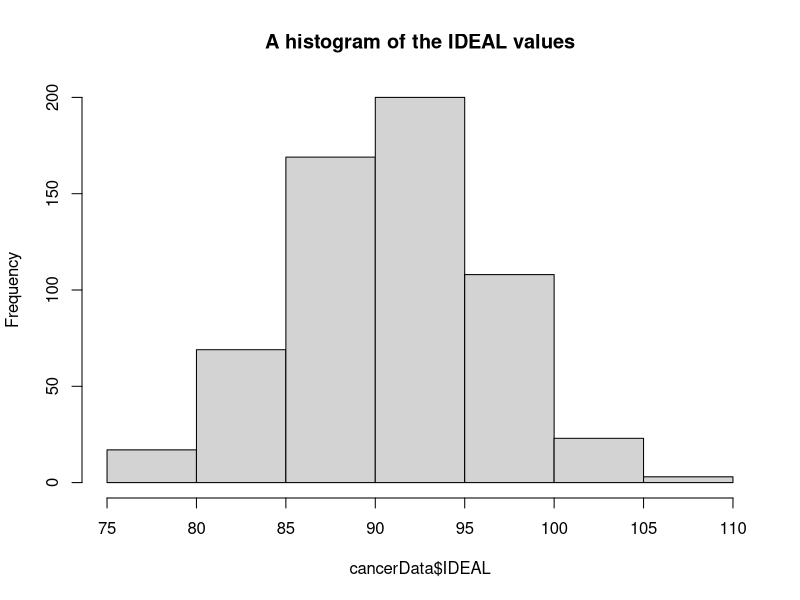
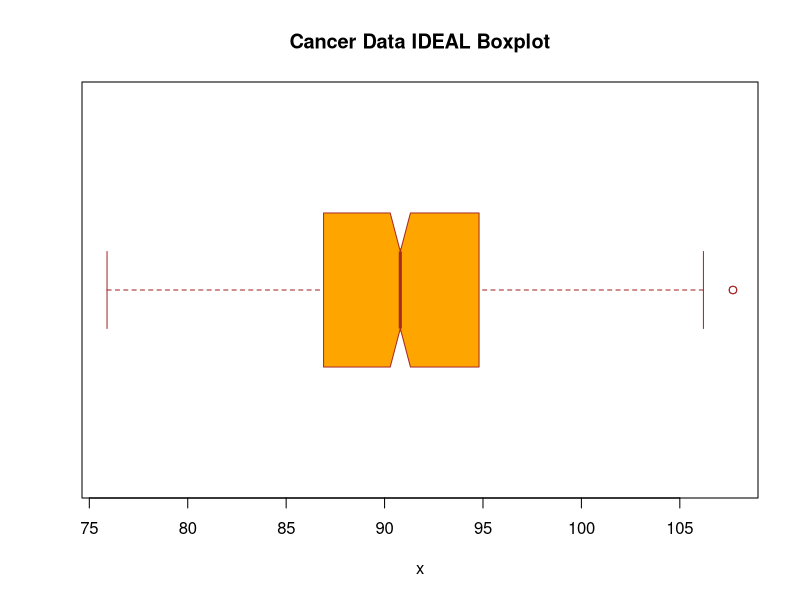
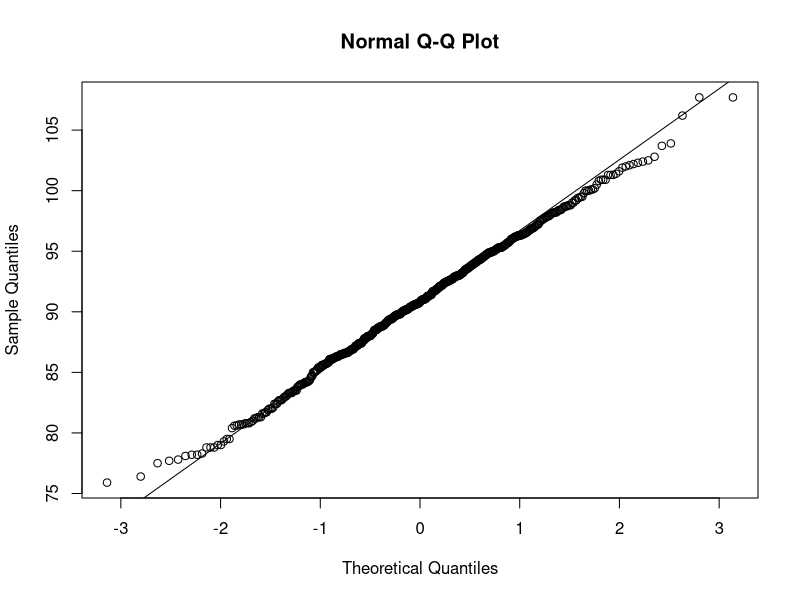
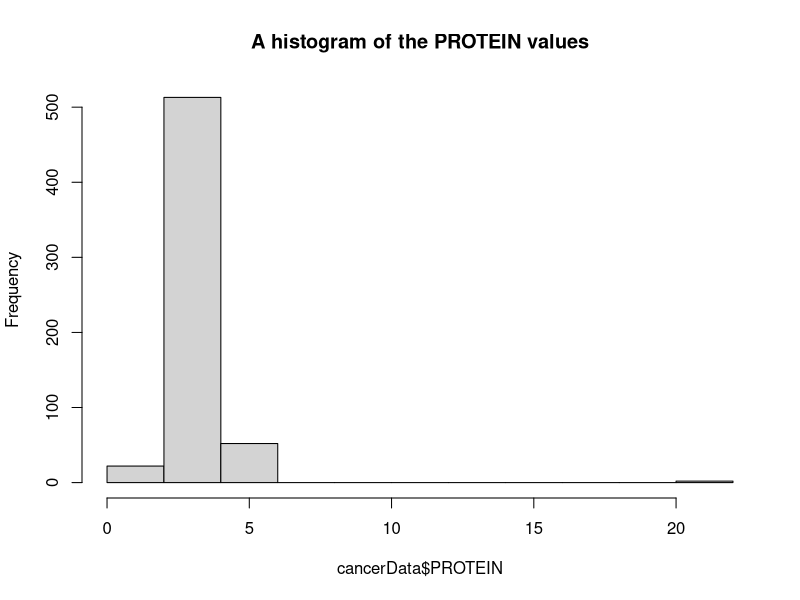
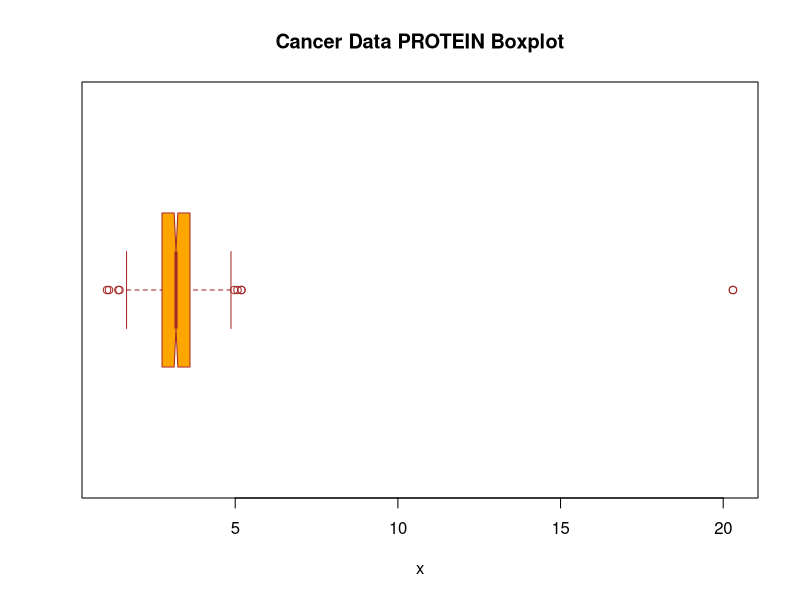
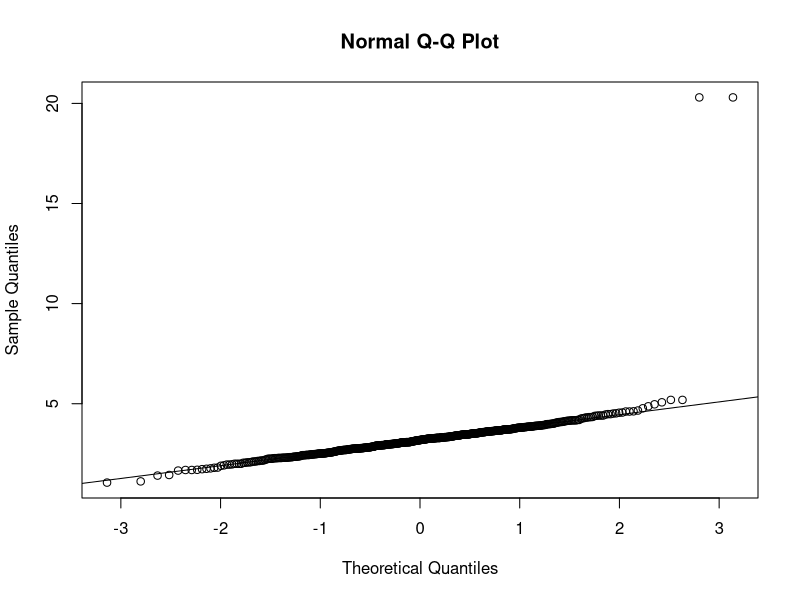

These charts were generated, in order, by the following R code:

library(plyr)
library(tidyverse)

############READING, CLEANING, AND REVIEW OF DATA SET#####################
############READING, CLEANING, AND REVIEW OF DATA SET#####################
############READING, CLEANING, AND REVIEW OF DATA SET#####################

cancerData =read.csv("Cancer.csv",sep=",") 

#summary(cancerData$PROTEIN)

plyr::count(cancerData, 'SUBJNO')
#plyr::count(cancerData, 'PROTEIN')


############################################# THE IDEAL DATA VALUES #######################################
############################################# THE IDEAL DATA VALUES #######################################
############################################# THE IDEAL DATA VALUES #######################################

##DESCRIPTIVE STATS AND GRAPHS/CHARTS

plyr::count(cancerData, 'IDEAL')
summary(cancerData$IDEAL)

thirdQuantile <- quantile(cancerData$IDEAL)[4]
firstQuantile <- quantile(cancerData$IDEAL)[2]
interqurtRange <- IQR(cancerData$IDEAL)*1.5
outliersAbove <- unname(thirdQuantile + interqurtRange)
outliersBelow <- unname(firstQuantile - interqurtRange)

outliersListIDEAL <-  cancerData$IDEAL[cancerData$IDEAL < outliersBelow | cancerData$IDEAL > outliersAbove] 

outliersListIDEAL

#Get a histogram, mean, standard deviation
histogramIDEAL=hist(cancerData$IDEAL, main="A histogram of the IDEAL values")
meanIDEAL <- mean(cancerData$IDEAL,na.rm=TRUE)
sdIDEAL <- sd(cancerData$IDEAL,na.rm=TRUE)
print (paste("IDEAL Mean: ", meanIDEAL))
print (paste("IDEAL St. Dev: ", sdIDEAL))

### BOX PLOT; note the outliers;
cancerIdealBoxPlot <-
  boxplot(cancerData$IDEAL,
          main = "Cancer Data IDEAL Boxplot",
          xlab = "x",
          col = "orange",
          border = "brown",
          horizontal = TRUE,
          notch = TRUE
          )

cancerIdealBoxPlot

qqnorm(cancerData$IDEAL)
qqline(cancerData$IDEAL)
ks.test(x=cancerData$IDEAL,"pnorm",mean=meanIDEAL,sd=sdIDEAL)
shapiro.test(cancerData$IDEAL)



############################################# THE PROTEIN DATA VALUES #######################################
############################################# THE PROTEIN DATA VALUES #######################################
############################################# THE PROTEIN DATA VALUES #######################################

##DESCRIPTIVE STATS AND GRAPHS/CHARTS

plyr::count(cancerData, 'PROTEIN')
summary(cancerData$PROTEIN)

thirdQuantile <- quantile(cancerData$PROTEIN)[4]
firstQuantile <- quantile(cancerData$PROTEIN)[2]
interqurtRange <- IQR(cancerData$PROTEIN)*1.5
outliersAbove <- unname(thirdQuantile + interqurtRange)
outliersBelow <- unname(firstQuantile - interqurtRange)

outliersListPROTEIN <-  cancerData$PROTEIN[cancerData$PROTEIN < outliersBelow | cancerData$PROTEIN > outliersAbove] 

outliersListPROTEIN

#Get a histogram, mean, standard deviation
histogramPROTEIN=hist(cancerData$PROTEIN, main="A histogram of the PROTEIN values")
meanPROTEIN <- mean(cancerData$PROTEIN,na.rm=TRUE)
sdPROTEIN <- sd(cancerData$PROTEIN,na.rm=TRUE)
print (paste("PROTEIN Mean: ", meanPROTEIN))
print (paste("PROTEIN St. Dev: ", sdPROTEIN))

### BOX PLOT; note the outliers;
cancerPROTEINBoxPlot <-
  boxplot(cancerData$PROTEIN,
          main = "Cancer Data PROTEIN Boxplot",
          xlab = "x",
          col = "orange",
          border = "brown",
          horizontal = TRUE,
          notch = TRUE
  )

cancerPROTEINBoxPlot

qqnorm(cancerData$PROTEIN)
qqline(cancerData$PROTEIN)
ks.test(x=cancerData$PROTEIN,"pnorm",mean=meanPROTEIN,sd=sdPROTEIN)
shapiro.test(cancerData$PROTEIN)
